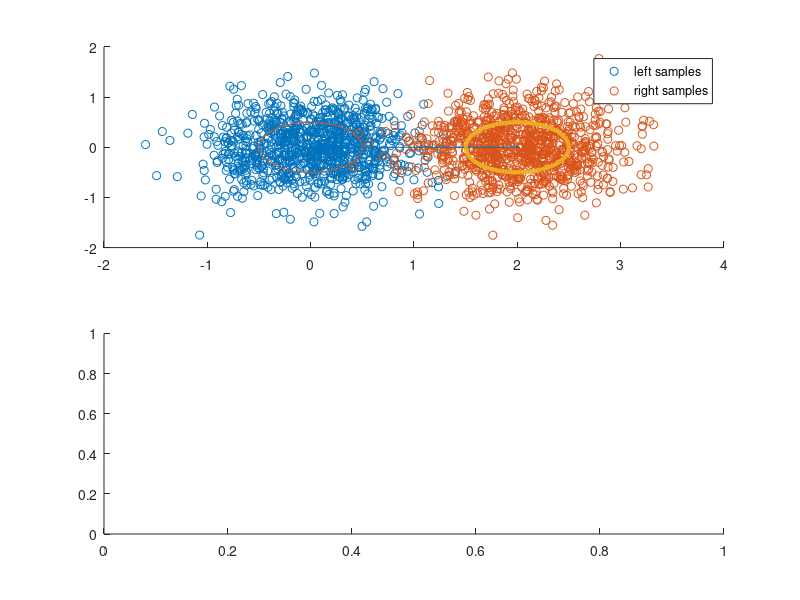

The MATLAB script that drew this image: (Note: this script raises an error after producing the figure.)
%% run single simulation
n = 1000;
sigma_i = 0.5;
d = 2;

p_l = normrnd(0, sigma_i, 2, n);
p_r = normrnd(0, sigma_i, 2, n) + [d; 0];

v = p_r - p_l;
v = v ./ vecnorm(v);
signs = sign(v(2,:));
theta = acos(v(1,:)) * 180 / pi .* signs;
u_theta = mean(theta)
sigma_theta = std(theta)

%% plot single simulation
figure
subplot(2,1,1)
hold on
th = 0:pi/50:2*pi;
xunit = sigma_i * cos(th);
yunit = sigma_i * sin(th);
scatter(p_l(1,:), p_l(2,:))
scatter(p_r(1,:), p_r(2,:))
plot([0, d], [0, 0], '.-', xunit, yunit, xunit + d, yunit, 'LineWidth', 3')
legend('left samples', 'right samples')

subplot(2,1,2)
hold on
histogram(theta, 50, 'Normalization', 'pdf')
xs = linspace(-120, 120, 100);
plot(xs, normpdf(xs, u_theta, sigma_theta), 'LineWidth', 3')
legend('histogram', 'gaussian fit')
xlabel('$\theta$ (degrees)', 'Interpreter', 'latex')
ylabel('probability density', 'Interpreter', 'latex')

%% run multiple simulations
n = 1000;
sigma_is = [0.005, 0.01, 0.05, 0.1];
ds = 0.5:0.1:1.5;
sigma_thetas = zeros(length(sigma_is), length(ds));
for i = 1:length(sigma_is)
    sigma_i = sigma_is(i);
    for j = 1:length(ds)
        d = ds(j);
        [u_theta, sigma_theta] = simulate(sigma_i, d, n);
        sigma_thetas(i,j) = sigma_theta;
    end
end

%% plot multiple simulations
figure
hold on
for i = 1:length(sigma_is)
    plot(ds, sigma_thetas(i,:), 'LineWidth', 3')
end
legend('$\sigma_i = 0.5$cm', '$\sigma_i = 1$cm', '$\sigma_i = 5$cm', '$\sigma_i = 10$cm', 'Interpreter', 'latex')
title('Standard Deviation of Heading Error vs. Baseline Distance and Position Error', 'Interpreter', 'latex')
xlabel('baseline distance $d$ (m)', 'Interpreter', 'latex')
ylabel('$\sigma_\theta$ (degrees)', 'Interpreter', 'latex')
grid on

function [u_theta, sigma_theta] = simulate(sigma_i, d, n)
    p_l = normrnd(0, sigma_i, 2, n);
    p_r = normrnd(0, sigma_i, 2, n) + [d; 0];

    v = p_r - p_l;
    v = v ./ vecnorm(v);
    signs = sign(v(2,:));
    theta = acos(v(1,:)) * 180 / pi .* signs;
    u_theta = mean(theta);
    sigma_theta = std(theta);
end